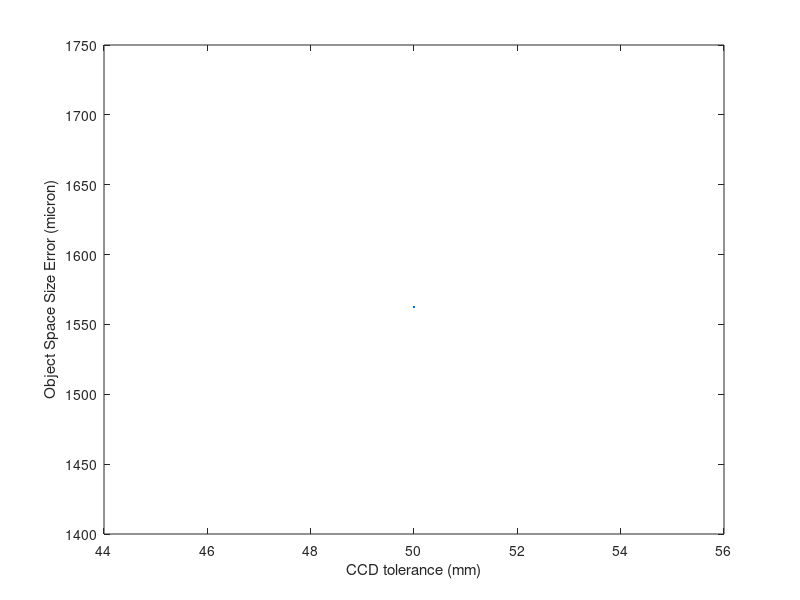

Here is the MATLAB script that generated this plot:
clear all

fobj=9;
fproj=50;
d=50;
D=0;
d_error=[50];

    for p=1:length(d_error)
    Image_Size=648*7.4; %micron

    Light_Image=[0;1];

    M_d=[1 d; 0 1];
    M_obj=[1 0; -1/fobj 1];
    M_proj=[1 0; -1/fproj 1];
    M_D=[1 D; 0 1];
    M_d_plus=[1 d+d_error(p)/2; 0 1];
    M_d_minus=[1 d-d_error(p)/2; 0 1];

    Light_Obj=M_obj*M_D*M_proj*M_d*Light_Image;
    Light_Obj_error_plus=M_obj*M_D*M_proj*M_d_plus*Light_Image;
    Light_Obj_error_minus=M_obj*M_D*M_proj*M_d_minus*Light_Image;

    Obj_Pos=Light_Obj(1)/Light_Obj(2)
    Obj_Pos_error_plus=Light_Obj_error_plus(1)/Light_Obj_error_plus(2)
    Obj_Pos_error_minus=Light_Obj_error_minus(1)/Light_Obj_error_minus(2)


    M=abs(Light_Obj(2)/Light_Image(2));

    M_error_plus=abs(Light_Obj_error_plus(2)/Light_Image(2));
    M_error_minus=abs(Light_Obj_error_minus(2)/Light_Image(2));

    Ratio=abs(M_error_plus-M_error_minus)/M;

    Size_Error(p)=abs(Image_Size/M_error_plus-Image_Size/M_error_minus);
    end

    plot(d_error,Size_Error);
    xlabel('CCD tolerance (mm)');
    ylabel('Object Space Size Error (micron)');
